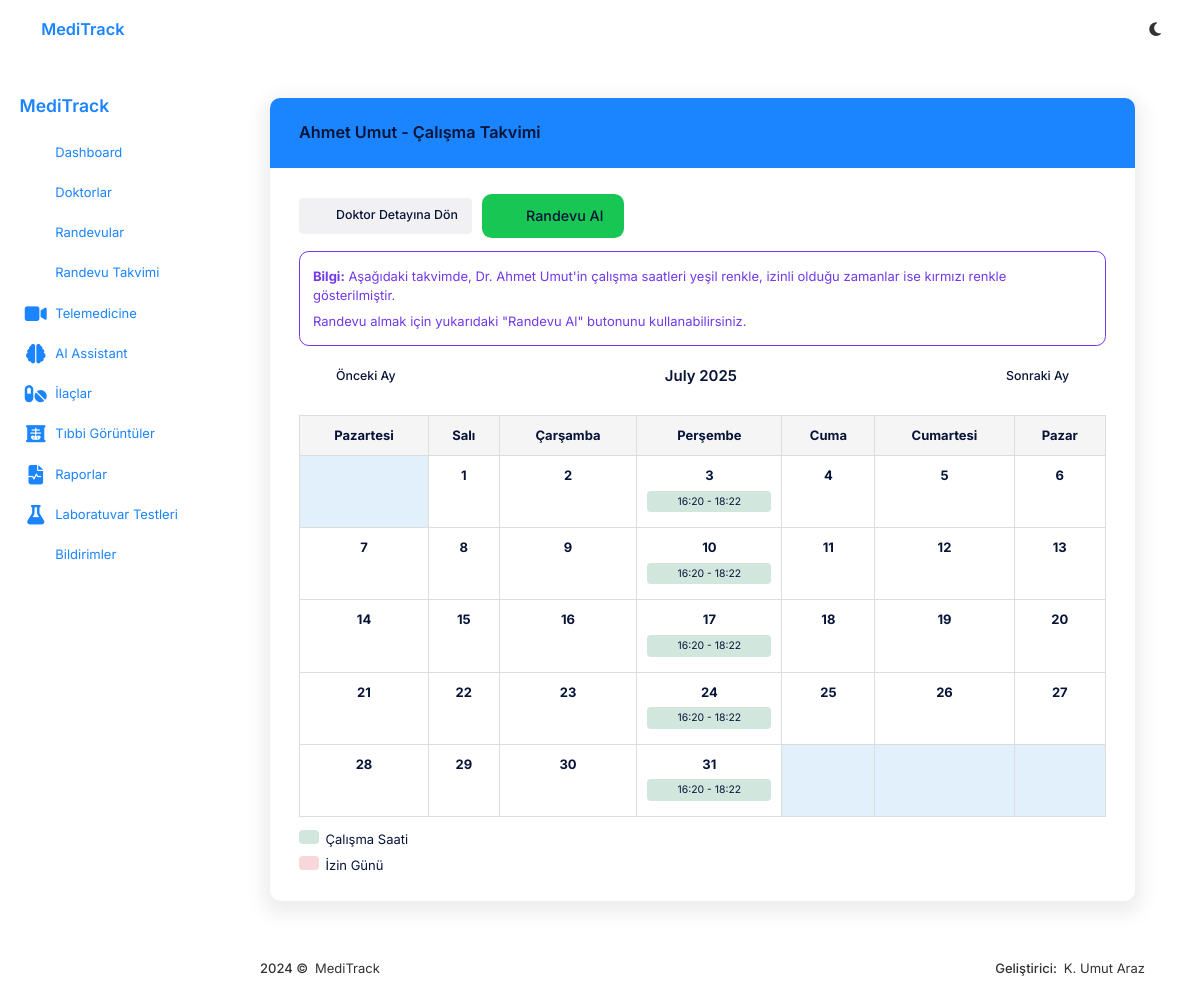
Screenshot of /appointments/doctors/29/calendar/ (signed in) with the database file from the repository.
### users/models.py (models this page shows, shortened)
class User(AbstractUser):
    USER_TYPE_CHOICES = [
        ('patient', _('Hasta')),
        ('doctor', _('Doktor')),
        ('receptionist', _('Resepsiyonist')),
        ('admin', _('Admin')),
    ]
    user_type = models.CharField(
        max_length=20,
        choices=USER_TYPE_CHOICES,
        default='patient',
        verbose_name=_('Kullanıcı Tipi')
    )
    specialization = models.CharField(
        max_length=100,
        blank=True,
        null=True,
        verbose_name=_('Uzmanlık Alanı')
    )
    date_of_birth = models.DateField(
        blank=True,
        null=True,
        verbose_name=_('Doğum Tarihi')
    )
    phone_number = models.CharField(
        max_length=20,
        blank=True,
        null=True,
        verbose_name=_('Telefon Numarası')
    )
    address = models.TextField(
        blank=True,
        null=True,
        verbose_name=_('Adres')
    )
    blood_type = models.CharField(
        max_length=10,
        blank=True,
        null=True,
        verbose_name=_('Kan Grubu')
    )
    def is_patient(self):
        return self.user_type == 'patient'
    def is_doctor(self):
        return self.user_type == 'doctor'
    def is_receptionist(self):
        return self.user_type == 'receptionist'
    def is_admin_user(self):
        return self.user_type == 'admin'
    class Meta:
        verbose_name = _('Kullanıcı')
        verbose_name_plural = _('Kullanıcılar')

### appointments/models_availability.py (models this page shows, shortened)
class DoctorAvailability(models.Model):
    WEEKDAY_CHOICES = [
        (0, _('Pazartesi')),
        (1, _('Salı')),
        (2, _('Çarşamba')),
        (3, _('Perşembe')),
        (4, _('Cuma')),
        (5, _('Cumartesi')),
        (6, _('Pazar')),
    ]
    doctor = models.ForeignKey(
        settings.AUTH_USER_MODEL,
        on_delete=models.CASCADE,
        related_name='availabilities',
        verbose_name=_('Doktor'),
        limit_choices_to={'user_type': 'doctor'}
    )
    weekday = models.IntegerField(
        choices=WEEKDAY_CHOICES,
        verbose_name=_('Haftanın Günü')
    )
    start_time = models.TimeField(
        verbose_name=_('Başlangıç Saati')
    )
    end_time = models.TimeField(
        verbose_name=_('Bitiş Saati')
    )
    is_active = models.BooleanField(
        default=True,
        verbose_name=_('Aktif mi?')
    )
    class Meta:
        verbose_name = _('Doktor Uygunluğu')
        verbose_name_plural = _('Doktor Uygunlukları')
        ordering = ['weekday', 'start_time']
        unique_together = ['doctor', 'weekday', 'start_time', 'end_time']

### appointments/views_availability.py (the view)
# urls.py: path('doctors/<int:doctor_id>/calendar/', DoctorCalendarView.as_view(), name='doctor-calendar'),
class DoctorCalendarView(LoginRequiredMixin, UserPassesTestMixin, TemplateView):
    template_name = 'appointments/doctor_calendar.html'
    def test_func(self):
        user = self.request.user
        doctor_id = self.kwargs.get('doctor_id')
        if user.is_doctor():
            return str(user.id) == str(doctor_id)
        if user.is_patient():
            return True
        return user.is_receptionist() or user.is_admin_user()
    def get_context_data(self, **kwargs):
        context = super().get_context_data(**kwargs)
        doctor_id = self.kwargs.get('doctor_id')
        doctor = get_object_or_404(User, id=doctor_id)
        year = self.request.GET.get('year', datetime.now().year)
        month = self.request.GET.get('month', datetime.now().month)
        try:
            year = int(year)
            month = int(month)
        except ValueError:
            year = datetime.now().year
            month = datetime.now().month
        month_name = calendar.month_name[month]
        cal = calendar.monthcalendar(year, month)
        availabilities = DoctorAvailability.objects.filter(doctor_id=doctor_id, is_active=True)
        start_date = datetime(year, month, 1).date()
        end_date = datetime(year, month, calendar.monthrange(year, month)[1]).date()
        time_offs = DoctorTimeOff.objects.filter(
            doctor_id=doctor_id,
            start_date__lte=end_date,
            end_date__gte=start_date
        )
        calendar_data = []
        for week in cal:
            week_data = []
            for day in week:
                if day == 0:  # Ay içinde olmayan günler
                    week_data.append({'day': '', 'availabilities': [], 'time_offs': []})
                else:
                    date = datetime(year, month, day).date()
                    weekday = date.weekday()
                    day_availabilities = [av for av in availabilities if av.weekday == weekday]
                    day_time_offs = [
                        to for to in time_offs
                        if to.start_date <= date <= to.end_date
                    ]
                    week_data.append({
                        'day': day,
                        'date': date,
                        'availabilities': day_availabilities,
                        'time_offs': day_time_offs
                    })
            calendar_data.append(week_data)
        prev_month = month - 1
        prev_year = year
        if prev_month == 0:
            prev_month = 12
            prev_year = year - 1
        next_month = month + 1
        next_year = year
        if next_month == 13:
            next_month = 1
            next_year = year + 1
        context.update({
            'doctor': doctor,
            'calendar_data': calendar_data,
            'year': year,
            'month': month,
            'month_name': month_name,
            'prev_month': prev_month,
            'prev_year': prev_year,
            'next_month': next_month,
            'next_year': next_year,
            'weekdays': [_('Pazartesi'), _('Salı'), _('Çarşamba'), _('Perşembe'), _('Cuma'), _('Cumartesi'), _('Pazar')],
        })
        return context

### core/context_processors.py (called while the page is built)
def notifications_processor(request):
    context = {}
    if request.user.is_authenticated:
        unread_notifications_count = CommunicationNotification.objects.filter(
            user=request.user,
            is_read=False
        ).count()
        recent_notifications = CommunicationNotification.objects.filter(
            user=request.user
        ).order_by('-created_at')[:5]
        context['unread_notifications_count'] = unread_notifications_count
        context['recent_notifications'] = recent_notifications
    return context

def theme_processor(request):
    context = {}
    if request.user.is_authenticated:
        theme_preference, created = UserThemePreference.objects.get_or_create(user=request.user)
        context['dark_mode'] = theme_preference.dark_mode
    return context

### Templates/appointments/doctor_calendar.html (shortened to what this page needs)
{% extends 'core/base.html' %}
{% load static %}
{% block content %}
<div class="container py-4">
    <div class="card shadow">
        <div class="card-header bg-primary text-white d-flex justify-content-between align-items-center">
            <h4 class="mb-0">{{ doctor.get_full_name }} - Çalışma Takvimi</h4>
        </div>
        <div class="card-body">
            <div class="d-flex justify-content-between mb-4">
                <div>
                    <a href="{% url 'doctor-detail' doctor.id %}" class="btn btn-sm btn-secondary me-2">
                        <i class="ki-outline ki-arrow-left fs-2"></i> Doktor Detayına Dön
                    </a>
                    {% if user.is_patient %}
                    <a href="{% url 'appointment-create' %}?doctor={{ doctor.id }}" class="btn btn-success me-2">
                        <i class="ki-outline ki-calendar-add fs-2"></i> Randevu Al
                    </a>
                    {% endif %}
                </div>
            </div>
            <div class="alert alert-info">
                <strong>Bilgi:</strong> Aşağıdaki takvimde, Dr. {{ doctor.get_full_name }}'in çalışma saatleri yeşil renkle, izinli olduğu zamanlar ise kırmızı renkle gösterilmiştir.
                {% if user.is_patient %}
                <div class="mt-2">Randevu almak için yukarıdaki "Randevu Al" butonunu kullanabilirsiniz.</div>
                {% endif %}
            </div>
            <div class="calendar-nav d-flex justify-content-between align-items-center">
                <a href="?year={{ prev_year }}&month={{ prev_month }}" class="btn btn-sm btn-outline-primary">
                    <i class="ki-outline ki-arrow-left fs-2"></i> Önceki Ay
                </a>
                <h5 class="mb-0">{{ month_name }} {{ year }}</h5>
                <a href="?year={{ next_year }}&month={{ next_month }}" class="btn btn-sm btn-outline-primary">
                    Sonraki Ay <i class="ki-outline ki-arrow-right fs-2"></i>
                </a>
            </div>
            <div class="calendar-container">
                <table class="calendar">
                    <thead>
                        <tr>
                            {% for day in weekdays %}
                            <th>{{ day }}</th>
                            {% endfor %}
                        </tr>
                    </thead>
                    <tbody>
                        {% for week in calendar_data %}
                        <tr>
                            {% for day in week %}
                            <td class="calendar-day {% if day.day == '' %}empty-day{% endif %} {% if day.date == today %}today{% endif %}">
                                {% if day.day != '' %}
                                <div class="calendar-date">{{ day.day }}</div>
                                {% if day.availabilities %}
                                <div class="availability-list">
                                    {% for availability in day.availabilities %}
                                    <div class="availability-item">
                                        {{ availability.start_time|time:"H:i" }} - {{ availability.end_time|time:"H:i" }}
                                    </div>
                                    {% endfor %}
                                </div>
                                {% endif %}
                                {% endif %}
                            </td>
                            {% endfor %}
                        </tr>
                        {% endfor %}
                    </tbody>
                </table>
            </div>
            <div class="mt-4">
                <div class="d-flex mb-2">
                    <div class="availability-item me-2" style="width: 20px;"></div>
                    <div>Çalışma Saati</div>
                </div>
                <div class="d-flex">
                    <div class="timeoff-item me-2" style="width: 20px;"></div>
                    <div>İzin Günü</div>
                </div>
            </div>
        </div>
    </div>
</div>
{% endblock %}

### static/assets/css/theme.css (style rules this page uses)
:root { --bg-color: #f5f8fa; --text-color: #333; --card-bg: #fff; --border-color: #e0e0e0; --primary-color: #1976d2; --secondary-color: #42a5f5; --accent-color: #2196f3; --success-color: #4caf50; --warning-color: #ff9800; --danger-color: #f44336; --shadow: 0 2px 5px rgba(0, 0, 0, 0.1); --hover-bg: #f0f0f0; --input-bg: #fff; --input-border: #ccc; }
body { background-color: var(--bg-color); color: var(--text-color); transition: background-color 0.3s ease, color 0.3s ease; }
.card, .modal-content { background-color: var(--card-bg); border-color: var(--border-color); box-shadow: var(--shadow); }
.btn-secondary { background-color: var(--secondary-color); border-color: var(--secondary-color); }

### Templates/appointments/doctor_calendar.html (style rules this page uses)
.calendar-container { max-width: 100%; overflow-x: auto; }
.calendar { width: 100%; border-collapse: collapse; }
.calendar th, .calendar td { border: 1px solid #ddd; padding: 10px; text-align: center; }
.calendar th { background-color: #f5f5f5; }
.calendar-day { min-height: 100px; vertical-align: top; }
.calendar-date { font-weight: bold; margin-bottom: 5px; }
.availability-item { background-color: #d1e7dd; border-radius: 4px; margin-bottom: 5px; padding: 3px; font-size: 0.8rem; }
.timeoff-item { background-color: #f8d7da; border-radius: 4px; margin-bottom: 5px; padding: 3px; font-size: 0.8rem; }
.empty-day { background-color: #f9f9f9; }
.today { background-color: #e2f0fb; }
.calendar-nav { margin-bottom: 20px; }

### rows the page displays
User: get_full_name "Ahmet Umut"
DoctorAvailability: start_time "16:20", end_time "18:22"

### other values shown
{{ month_name }} "July"
{{ year }} "2025"
{{ day }} "Pazartesi" "Salı" "Çarşamba" "Perşembe" "Cuma" "Cumartesi" "Pazar"
{{ day.day }} "1" "2" "3" "4" "5" "6" "7" "8" "9" "10" "11" "12" "13" "14" "15" "16" "17" "18" "19" "20" "21" "22" "23" "24" "25" "26" "27" "28" "29" "30" "31"
